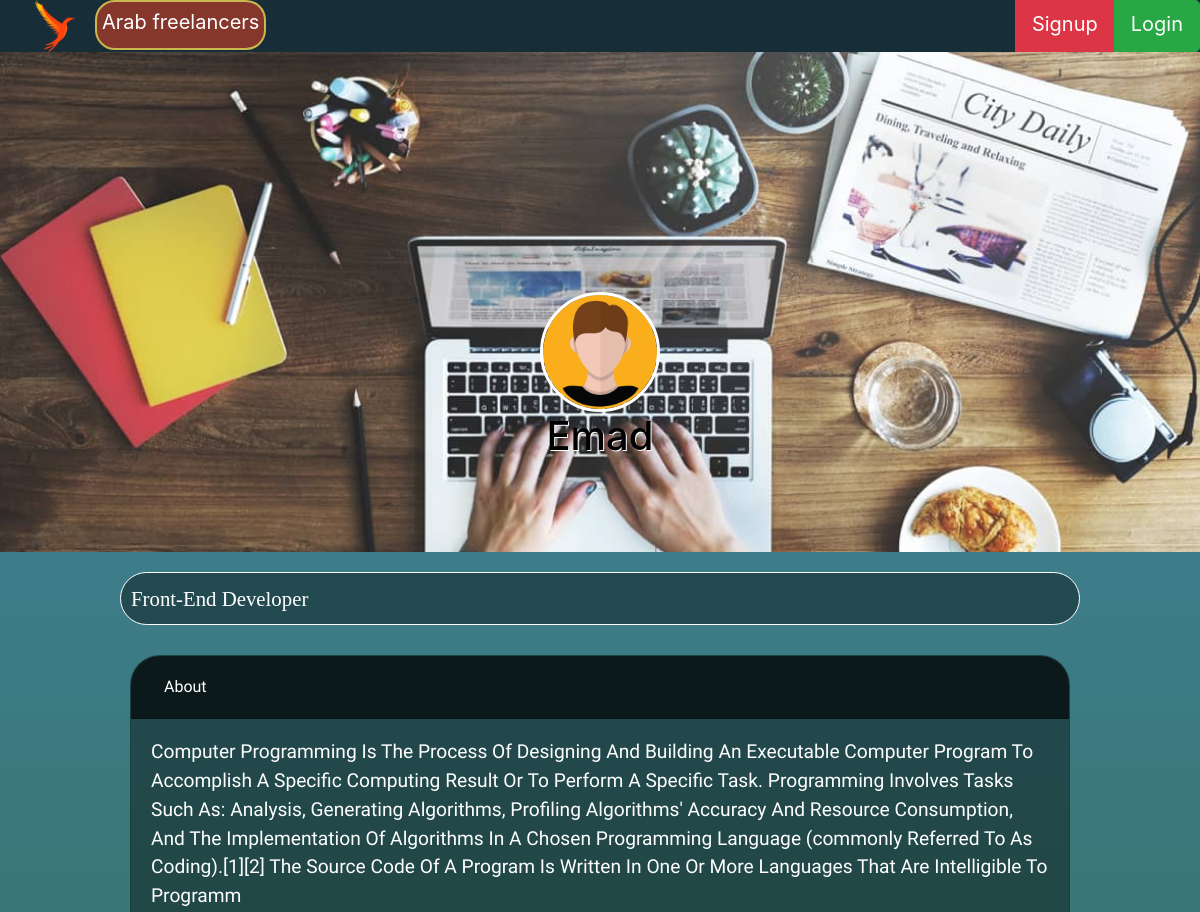
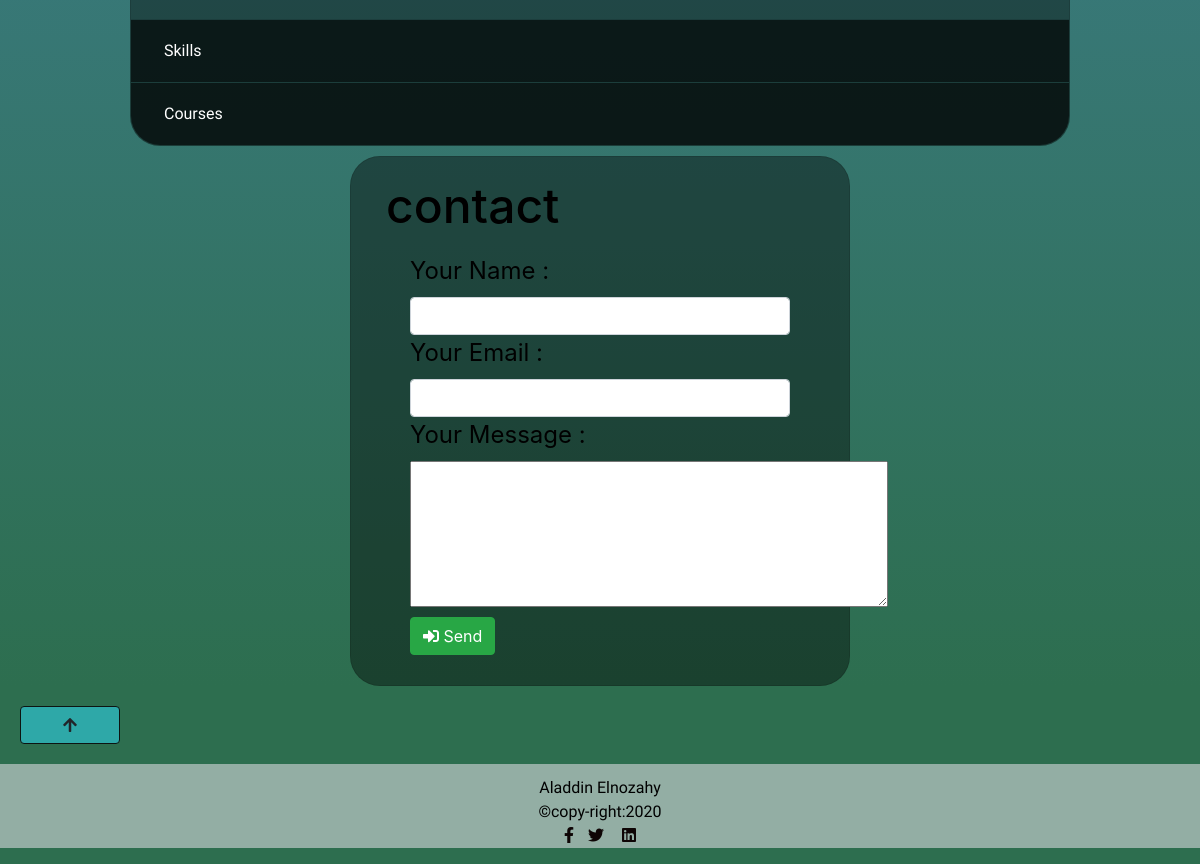
The app's page /profile.php?frid=1 with its own data (2 pictures, top to bottom).
### tables this page shows
CREATE TABLE `freelancers` (
  `f_id` int(11) NOT NULL,
  `f_name` varchar(50) DEFAULT NULL,
  `f_job` varchar(50) NOT NULL,
  `f_phone` int(11) DEFAULT NULL,
  `pass` varchar(100) NOT NULL,
  `f_email` varchar(20) DEFAULT NULL,
  `photo` varchar(100) DEFAULT NULL,
  `description` longtext DEFAULT NULL
);

### profile.php (the view, shortened to what this page needs)
<?php
include 'includes/header.php' ;
include 'includes/navbar.php' ;
require 'admin/config.php';
$id=$_GET['frid'];
$sqlfree = "SELECT *  FROM freelancers WHERE f_id='$id'";
$query = mysqli_query($connection,$sqlfree);
$data = mysqli_fetch_array($query);
?>
    <div class="center" id="portofolio" style="background-image: url('media/cover.jpg');">
        <img id="imgsize" src="media/co.png" alt="profile img" >
        <h1>
        <?= ucwords( $data['f_name']); ?>
        </h1>
    </div>
    <div class="mini">
    <?= ucwords( $data['f_job']); ?>
    </div>
    <div class="accordion " id="accordionExample">
        <div class="card oco">
          <div class="card-header " id="headingOne">
            <h2 class="mb-0">
              <button class="btn btn-link btn-block text-left" type="button" data-toggle="collapse" data-target="#collapseOne" aria-expanded="true" aria-controls="collapseOne" style="color: white;">
                About
              </button>
            </h2>
          </div>
          <div id="collapseOne" class="collapse show" aria-labelledby="headingOne" data-parent="#accordionExample">
            <div class="card-body">
            <?= ucwords( $data['description']); ?>
            </div>
          </div>
        </div>
        <div class="card oco">
          <div class="card-header " id="headingTwo">
            <h2 class="mb-0">
              <button class="btn btn-link btn-block text-left collapsed" type="button" data-toggle="collapse" data-target="#collapseTwo" aria-expanded="false" aria-controls="collapseTwo" style="color: white;" >
                Skills
              </button>
            </h2>
          </div>
        </div>
        <div class="card oco">
          <div class="card-header" id="headingThree">
            <h2 class="mb-0">
              <button  class="btn btn-link btn-block text-left collapsed" type="button" data-toggle="collapse" data-target="#collapseThree" aria-expanded="false" aria-controls="collapseThree" style="color: white;">
                Courses
              </button>
            </h2>
          </div>
        </div>
      </div>
      <div class="card contact col-md-5" >
        <form method="post">
          <div class="card-body formc">
            <h2 id="contacth">contact</h2>
              <div class="form-group" style="width: 25rem;">
                <label >Your Name :</label>
                <input type="text" name="c_name"  class="form-control"  >
                <label for="c_email">Your Email :</label>
                <input type="email" name="c_email" class="form-control"  >
                <label for="exampleInputEmail1">Your Message :</label>
                <textarea  name="c_message" rows="4" cols="30" ></textarea>
                <button  type="submit" name="submit" class="btn btn-success  " ><i class="fas fa-sign-in-alt"></i> Send</button>
              </div>
          </div>
        </form>
      </div>
      <a  href="" ><button id="goup"  type="button" class="btn btn-warning"> <i class="fas fa-arrow-up"></i> </button> </a>
<?php include 'includes/footer.php' ?>

### css/app.css (style rules this page uses)
* { margin: 0; padding: 0; }
body { background-repeat: no-repeat; background-attachment: fixed; background: rgb(9, 226, 136); background: linear-gradient(0deg, rgb(45, 110, 79) 10%, rgb(67, 130, 160) 90%); background-repeat: no-repeat; background-attachment: fixed; background-position: center; }
.mini { border: solid 1px white; border-radius: 30px ; margin:20px auto; width: 80%; padding: 10px; font-family: 'Lora', serif; font-size: 1.3rem; color: white; background-color: rgba(0, 0, 0, 0.404); color: white; }
#imgsize { width: 10%; margin-top: 20%; border: solid 3px white; border-radius: 100%; }
h1 { color: rgb(0, 0, 0); text-shadow: 2px 5pxrgb(250 174 28); }
#portofolio { background-image: url("/media/cover.jpg"); background-repeat: no-repeat; background-size: cover; text-align: center; text-shadow: 1px 1px #fff; }
.center { height: 500px; }
.accordion { margin: auto; width: 80%; padding: 10px; font-family: 'Oxygen', sans-serif; border-radius: 20px; font-size: 1.2rem; }
#goup { width: 100PX; margin: 20px; }
.card { margin: auto; border-radius: 30px; background-color: rgba(0, 0, 0, 0.404); color: white; }
.btn-warning { color: #212529; background-color: #2ea8a8; border-color: #0d1412; }
.accordion>.card>.card-header { background-color: rgba(0, 0, 0, 0.65);; border-radius: 0; }
.contact { margin:auto; }
.form-group { padding: 10px; margin: auto; }
#contacth { font-size:2em; font-style: bold; }
.formc { color:black; font-size: 1.5em; }

### records on screen
freelancers: f_name "Emad", f_job "Front-End Developer", description "Computer Programming Is The Process Of Designing And Building An Executable Computer Program To Accomplish A Specific Computing Result Or To Perform A Specific Task. Programming Involves Tasks Such As: Analysis, Generating Algorithms, Profiling Algorithms' Accuracy And Resource Consumption, And The Implementation Of Algorithms In A Chosen Programming Language (commonly Referred To As Coding).[1][2] The Source Code Of A Program Is Written In One Or More Languages That Are Intelligible To Programm"
